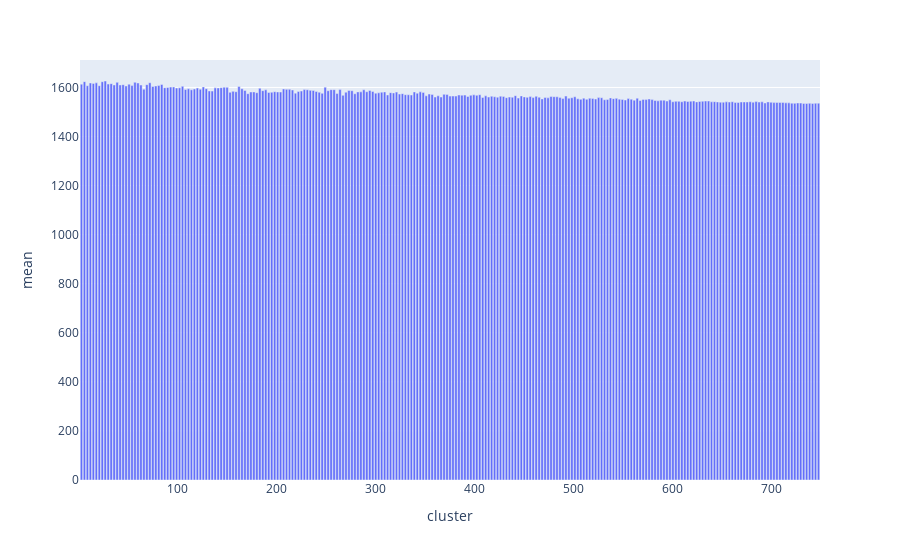

Notebook source saved alongside this figure:
### Markdown cell above
### Bar Chart

### Code cell
fig = px.bar(mean_cluster_df, x='cluster', y='mean')
fig.show()

### Figure 1 — Plotly figure (JSON) as saved in the notebook; plotly's stock layout.template omitted (floating-point values rounded to 4 significant figures; data arrays with more than 128 entries replaced by an {"elided": "..."} marker saying what was removed)
{"data": [{"alignmentgroup": "True", "hovertemplate": "cluster=%{x}<br>mean=%{y}<extra></extra>", "legendgroup": "", "marker": {"color": "#636efa", "pattern": {"shape": ""}}, "name": "", "offsetgroup": "", "orientation": "v", "showlegend": false, "textposition": "auto", "type": "bar", "x": {"elided": "249 int values"}, "xaxis": "x", "y": {"elided": "249 float values"}, "yaxis": "y"}], "layout": {"barmode": "relative", "legend": {"tracegroupgap": 0}, "margin": {"t": 60}, "xaxis": {"anchor": "y", "domain": [0, 1], "title": {"text": "cluster"}}, "yaxis": {"anchor": "x", "domain": [0, 1], "title": {"text": "mean"}}}}
